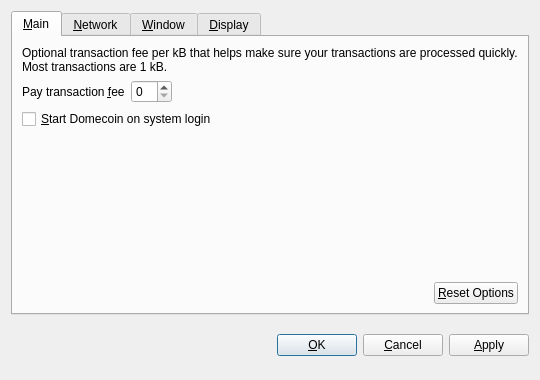
<?xml version="1.0" encoding="UTF-8"?>
<ui version="4.0">
 <class>OptionsDialog</class>
 <widget class="QDialog" name="OptionsDialog">
  <property name="geometry">
   <rect>
    <x>0</x>
    <y>0</y>
    <width>540</width>
    <height>380</height>
   </rect>
  </property>
  <property name="windowTitle">
   <string>Options</string>
  </property>
  <property name="modal">
   <bool>true</bool>
  </property>
  <layout class="QVBoxLayout" name="verticalLayout">
   <item>
    <widget class="QTabWidget" name="tabWidget">
     <property name="tabPosition">
      <enum>QTabWidget::North</enum>
     </property>
     <property name="currentIndex">
      <number>0</number>
     </property>
     <widget class="QWidget" name="tabMain">
      <attribute name="title">
       <string>&amp;Main</string>
      </attribute>
      <layout class="QVBoxLayout" name="verticalLayout_Main">
       <item>
        <widget class="QLabel" name="transactionFeeInfoLabel">
         <property name="text">
          <string>Optional transaction fee per kB that helps make sure your transactions are processed quickly. Most transactions are 1 kB.</string>
         </property>
         <property name="textFormat">
          <enum>Qt::PlainText</enum>
         </property>
         <property name="wordWrap">
          <bool>true</bool>
         </property>
        </widget>
       </item>
       <item>
        <layout class="QHBoxLayout" name="horizontalLayout_1_Main">
         <item>
          <widget class="QLabel" name="transactionFeeLabel">
           <property name="text">
            <string>Pay transaction &amp;fee</string>
           </property>
           <property name="textFormat">
            <enum>Qt::PlainText</enum>
           </property>
           <property name="buddy">
            <cstring>transactionFee</cstring>
           </property>
          </widget>
         </item>
         <item>
          <widget class="BitcoinAmountField" name="transactionFee"/>
         </item>
         <item>
          <spacer name="horizontalSpacer_1_Main">
           <property name="orientation">
            <enum>Qt::Horizontal</enum>
           </property>
           <property name="sizeHint" stdset="0">
            <size>
             <width>40</width>
             <height>20</height>
            </size>
           </property>
          </spacer>
         </item>
        </layout>
       </item>
       <item>
        <widget class="QCheckBox" name="bitcoinAtStartup">
         <property name="toolTip">
          <string>Automatically start Domecoin after logging in to the system.</string>
         </property>
         <property name="text">
          <string>&amp;Start Domecoin on system login</string>
         </property>
        </widget>
       </item>
       <item>
        <spacer name="verticalSpacer_Main">
         <property name="orientation">
          <enum>Qt::Vertical</enum>
         </property>
         <property name="sizeHint" stdset="0">
          <size>
           <width>20</width>
           <height>40</height>
          </size>
         </property>
        </spacer>
       </item>
       <item>
        <layout class="QHBoxLayout" name="horizontalLayout_2_Main">
         <item>
          <spacer name="horizontalSpacer_2_Main">
           <property name="orientation">
            <enum>Qt::Horizontal</enum>
           </property>
           <property name="sizeHint" stdset="0">
            <size>
             <width>40</width>
             <height>20</height>
            </size>
           </property>
          </spacer>
         </item>
         <item>
          <widget class="QPushButton" name="resetButton">
           <property name="toolTip">
            <string>Reset all client options to default.</string>
           </property>
           <property name="text">
            <string>&amp;Reset Options</string>
           </property>
           <property name="autoDefault">
            <bool>false</bool>
           </property>
          </widget>
         </item>
        </layout>
       </item>
      </layout>
     </widget>
     <widget class="QWidget" name="tabNetwork">
      <attribute name="title">
       <string>&amp;Network</string>
      </attribute>
      <layout class="QVBoxLayout" name="verticalLayout_Network">
       <item>
        <widget class="QCheckBox" name="mapPortUpnp">
         <property name="toolTip">
          <string>Automatically open the Domecoin client port on the router. This only works when your router supports UPnP and it is enabled.</string>
         </property>
         <property name="text">
          <string>Map port using &amp;UPnP</string>
         </property>
        </widget>
       </item>
       <item>
        <widget class="QCheckBox" name="connectSocks">
         <property name="toolTip">
          <string>Connect to the Domecoin network through a SOCKS proxy (e.g. when connecting through Tor).</string>
         </property>
         <property name="text">
          <string>&amp;Connect through SOCKS proxy:</string>
         </property>
        </widget>
       </item>
       <item>
        <layout class="QHBoxLayout" name="horizontalLayout_Network">
         <item>
          <widget class="QLabel" name="proxyIpLabel">
           <property name="text">
            <string>Proxy &amp;IP:</string>
           </property>
           <property name="textFormat">
            <enum>Qt::PlainText</enum>
           </property>
           <property name="buddy">
            <cstring>proxyIp</cstring>
           </property>
          </widget>
         </item>
         <item>
          <widget class="QValidatedLineEdit" name="proxyIp">
           <property name="maximumSize">
            <size>
             <width>140</width>
             <height>16777215</height>
            </size>
           </property>
           <property name="toolTip">
            <string>IP address of the proxy (e.g. 127.0.0.1)</string>
           </property>
          </widget>
         </item>
         <item>
          <widget class="QLabel" name="proxyPortLabel">
           <property name="text">
            <string>&amp;Port:</string>
           </property>
           <property name="textFormat">
            <enum>Qt::PlainText</enum>
           </property>
           <property name="buddy">
            <cstring>proxyPort</cstring>
           </property>
          </widget>
         </item>
         <item>
          <widget class="QLineEdit" name="proxyPort">
           <property name="maximumSize">
            <size>
             <width>55</width>
             <height>16777215</height>
            </size>
           </property>
           <property name="toolTip">
            <string>Port of the proxy (e.g. 9050)</string>
           </property>
          </widget>
         </item>
         <item>
          <widget class="QLabel" name="socksVersionLabel">
           <property name="text">
            <string>SOCKS &amp;Version:</string>
           </property>
           <property name="textFormat">
            <enum>Qt::PlainText</enum>
           </property>
           <property name="buddy">
            <cstring>socksVersion</cstring>
           </property>
          </widget>
         </item>
         <item>
          <widget class="QValueComboBox" name="socksVersion">
           <property name="toolTip">
            <string>SOCKS version of the proxy (e.g. 5)</string>
           </property>
          </widget>
         </item>
         <item>
          <spacer name="horizontalSpacer_Network">
           <property name="orientation">
            <enum>Qt::Horizontal</enum>
           </property>
           <property name="sizeHint" stdset="0">
            <size>
             <width>40</width>
             <height>20</height>
            </size>
           </property>
          </spacer>
         </item>
        </layout>
       </item>
       <item>
        <spacer name="verticalSpacer_Network">
         <property name="orientation">
          <enum>Qt::Vertical</enum>
         </property>
         <property name="sizeHint" stdset="0">
          <size>
           <width>20</width>
           <height>40</height>
          </size>
         </property>
        </spacer>
       </item>
      </layout>
     </widget>
     <widget class="QWidget" name="tabWindow">
      <attribute name="title">
       <string>&amp;Window</string>
      </attribute>
      <layout class="QVBoxLayout" name="verticalLayout_Window">
       <item>
        <widget class="QCheckBox" name="minimizeToTray">
         <property name="toolTip">
          <string>Show only a tray icon after minimizing the window.</string>
         </property>
         <property name="text">
          <string>&amp;Minimize to the tray instead of the taskbar</string>
         </property>
        </widget>
       </item>
       <item>
        <widget class="QCheckBox" name="minimizeOnClose">
         <property name="toolTip">
          <string>Minimize instead of exit the application when the window is closed. When this option is enabled, the application will be closed only after selecting Quit in the menu.</string>
         </property>
         <property name="text">
          <string>M&amp;inimize on close</string>
         </property>
        </widget>
       </item>
       <item>
        <spacer name="verticalSpacer_Window">
         <property name="orientation">
          <enum>Qt::Vertical</enum>
         </property>
         <property name="sizeHint" stdset="0">
          <size>
           <width>20</width>
           <height>40</height>
          </size>
         </property>
        </spacer>
       </item>
      </layout>
     </widget>
     <widget class="QWidget" name="tabDisplay">
      <attribute name="title">
       <string>&amp;Display</string>
      </attribute>
      <layout class="QVBoxLayout" name="verticalLayout_Display">
       <item>
        <layout class="QHBoxLayout" name="horizontalLayout_1_Display">
         <item>
          <widget class="QLabel" name="langLabel">
           <property name="text">
            <string>User Interface &amp;language:</string>
           </property>
           <property name="textFormat">
            <enum>Qt::PlainText</enum>
           </property>
           <property name="buddy">
            <cstring>lang</cstring>
           </property>
          </widget>
         </item>
         <item>
          <widget class="QValueComboBox" name="lang">
           <property name="toolTip">
            <string>The user interface language can be set here. This setting will take effect after restarting Domecoin.</string>
           </property>
          </widget>
         </item>
        </layout>
       </item>
       <item>
        <layout class="QHBoxLayout" name="horizontalLayout_2_Display">
         <item>
          <widget class="QLabel" name="unitLabel">
           <property name="text">
            <string>&amp;Unit to show amounts in:</string>
           </property>
           <property name="textFormat">
            <enum>Qt::PlainText</enum>
           </property>
           <property name="buddy">
            <cstring>unit</cstring>
           </property>
          </widget>
         </item>
         <item>
          <widget class="QValueComboBox" name="unit">
           <property name="toolTip">
            <string>Choose the default subdivision unit to show in the interface and when sending coins.</string>
           </property>
          </widget>
         </item>
        </layout>
       </item>
       <item>
        <widget class="QCheckBox" name="displayAddresses">
         <property name="toolTip">
          <string>Whether to show Domecoin addresses in the transaction list or not.</string>
         </property>
         <property name="text">
          <string>&amp;Display addresses in transaction list</string>
         </property>
        </widget>
       </item>
       <item>
        <widget class="QCheckBox" name="coinControlFeatures">
         <property name="toolTip">
          <string>Whether to show coin control features or not.</string>
         </property>
         <property name="text">
          <string>Display coin &amp;control features (experts only!)</string>
         </property>
        </widget>
       </item>
       <item>
        <spacer name="verticalSpacer_Display">
         <property name="orientation">
          <enum>Qt::Vertical</enum>
         </property>
         <property name="sizeHint" stdset="0">
          <size>
           <width>20</width>
           <height>40</height>
          </size>
         </property>
        </spacer>
       </item>
      </layout>
     </widget>
    </widget>
   </item>
   <item>
    <layout class="QHBoxLayout" name="horizontalLayout_Buttons">
     <item>
      <spacer name="horizontalSpacer_1">
       <property name="orientation">
        <enum>Qt::Horizontal</enum>
       </property>
       <property name="sizeHint" stdset="0">
        <size>
         <width>40</width>
         <height>48</height>
        </size>
       </property>
      </spacer>
     </item>
     <item>
      <widget class="QLabel" name="statusLabel">
       <property name="font">
        <font>
         <weight>75</weight>
         <bold>true</bold>
        </font>
       </property>
       <property name="text">
        <string/>
       </property>
       <property name="textFormat">
        <enum>Qt::PlainText</enum>
       </property>
       <property name="wordWrap">
        <bool>true</bool>
       </property>
      </widget>
     </item>
     <item>
      <spacer name="horizontalSpacer_2">
       <property name="orientation">
        <enum>Qt::Horizontal</enum>
       </property>
       <property name="sizeHint" stdset="0">
        <size>
         <width>40</width>
         <height>48</height>
        </size>
       </property>
      </spacer>
     </item>
     <item>
      <widget class="QPushButton" name="okButton">
       <property name="text">
        <string>&amp;OK</string>
       </property>
      </widget>
     </item>
     <item>
      <widget class="QPushButton" name="cancelButton">
       <property name="text">
        <string>&amp;Cancel</string>
       </property>
       <property name="autoDefault">
        <bool>false</bool>
       </property>
      </widget>
     </item>
     <item>
      <widget class="QPushButton" name="applyButton">
       <property name="text">
        <string>&amp;Apply</string>
       </property>
       <property name="autoDefault">
        <bool>false</bool>
       </property>
      </widget>
     </item>
    </layout>
   </item>
  </layout>
 </widget>
 <customwidgets>
  <customwidget>
   <class>BitcoinAmountField</class>
   <extends>QSpinBox</extends>
   <header>bitcoinamountfield.h</header>
  </customwidget>
  <customwidget>
   <class>QValueComboBox</class>
   <extends>QComboBox</extends>
   <header>qvaluecombobox.h</header>
  </customwidget>
  <customwidget>
   <class>QValidatedLineEdit</class>
   <extends>QLineEdit</extends>
   <header>qvalidatedlineedit.h</header>
  </customwidget>
 </customwidgets>
 <resources/>
 <connections/>
</ui>
